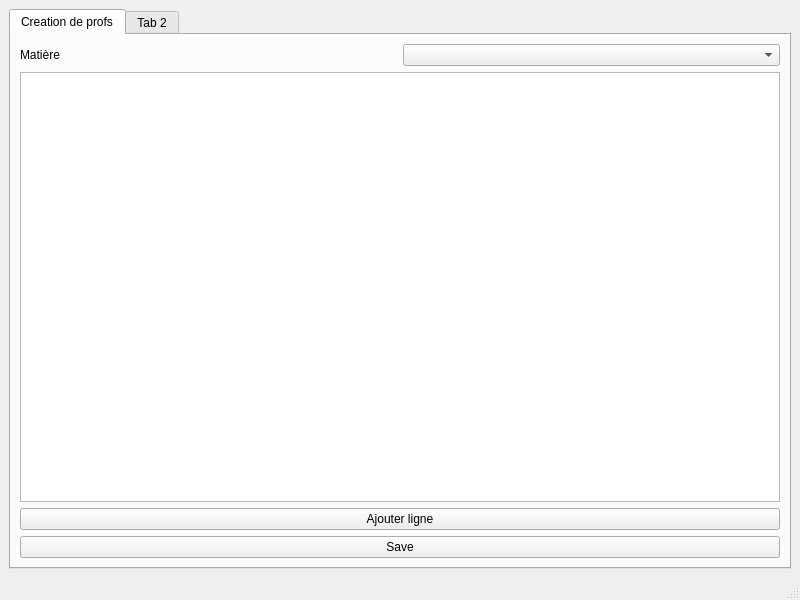
<?xml version="1.0" encoding="UTF-8"?>
<ui version="4.0">
 <class>MainWindow</class>
 <widget class="QMainWindow" name="MainWindow">
  <property name="geometry">
   <rect>
    <x>0</x>
    <y>0</y>
    <width>800</width>
    <height>600</height>
   </rect>
  </property>
  <property name="windowTitle">
   <string>MainWindow</string>
  </property>
  <widget class="QWidget" name="centralwidget">
   <layout class="QHBoxLayout" name="horizontalLayout">
    <item>
     <widget class="QTabWidget" name="tabWidget">
      <property name="currentIndex">
       <number>0</number>
      </property>
      <widget class="QWidget" name="tab">
       <attribute name="title">
        <string>Creation de profs</string>
       </attribute>
       <layout class="QVBoxLayout" name="verticalLayout">
        <item>
         <layout class="QHBoxLayout" name="horizontalLayout_2">
          <item>
           <widget class="QLabel" name="subject_label">
            <property name="text">
             <string>Matière</string>
            </property>
           </widget>
          </item>
          <item>
           <widget class="QComboBox" name="subject_comboBox"/>
          </item>
         </layout>
        </item>
        <item>
         <layout class="QHBoxLayout" name="horizontalLayout_3"/>
        </item>
        <item>
         <widget class="QTableWidget" name="tableWidget"/>
        </item>
        <item>
         <widget class="QPushButton" name="addline_pushButton">
          <property name="text">
           <string>Ajouter ligne</string>
          </property>
         </widget>
        </item>
        <item>
         <widget class="QPushButton" name="save_pushButton">
          <property name="text">
           <string>Save</string>
          </property>
         </widget>
        </item>
       </layout>
      </widget>
      <widget class="QWidget" name="tab_2">
       <attribute name="title">
        <string>Tab 2</string>
       </attribute>
      </widget>
     </widget>
    </item>
   </layout>
  </widget>
  <widget class="QMenuBar" name="menubar">
   <property name="geometry">
    <rect>
     <x>0</x>
     <y>0</y>
     <width>800</width>
     <height>22</height>
    </rect>
   </property>
  </widget>
  <widget class="QStatusBar" name="statusbar"/>
 </widget>
 <resources/>
 <connections/>
</ui>
